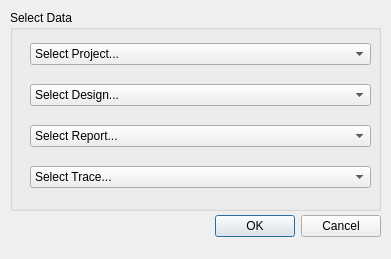
<?xml version="1.0" encoding="UTF-8"?>
<ui version="4.0">
 <class>Dialog</class>
 <widget class="QDialog" name="Dialog">
  <property name="geometry">
   <rect>
    <x>0</x>
    <y>0</y>
    <width>391</width>
    <height>259</height>
   </rect>
  </property>
  <property name="windowTitle">
   <string>Dialog</string>
  </property>
  <widget class="QDialogButtonBox" name="buttonBox">
   <property name="geometry">
    <rect>
     <x>40</x>
     <y>210</y>
     <width>341</width>
     <height>32</height>
    </rect>
   </property>
   <property name="orientation">
    <enum>Qt::Horizontal</enum>
   </property>
   <property name="standardButtons">
    <set>QDialogButtonBox::Cancel|QDialogButtonBox::Ok</set>
   </property>
  </widget>
  <widget class="QGroupBox" name="groupBox">
   <property name="geometry">
    <rect>
     <x>10</x>
     <y>10</y>
     <width>371</width>
     <height>201</height>
    </rect>
   </property>
   <property name="title">
    <string>Select Data</string>
   </property>
   <widget class="QWidget" name="">
    <property name="geometry">
     <rect>
      <x>20</x>
      <y>20</y>
      <width>341</width>
      <height>171</height>
     </rect>
    </property>
    <layout class="QVBoxLayout" name="verticalLayout">
     <item>
      <widget class="QComboBox" name="project_name_input">
       <item>
        <property name="text">
         <string>Select Project...</string>
        </property>
       </item>
      </widget>
     </item>
     <item>
      <widget class="QComboBox" name="design_name_input">
       <item>
        <property name="text">
         <string>Select Design...</string>
        </property>
       </item>
      </widget>
     </item>
     <item>
      <widget class="QComboBox" name="report_name_input">
       <item>
        <property name="text">
         <string>Select Report...</string>
        </property>
       </item>
      </widget>
     </item>
     <item>
      <widget class="QComboBox" name="trace_name_input">
       <item>
        <property name="text">
         <string>Select Trace...</string>
        </property>
       </item>
      </widget>
     </item>
    </layout>
   </widget>
  </widget>
 </widget>
 <resources/>
 <connections>
  <connection>
   <sender>buttonBox</sender>
   <signal>accepted()</signal>
   <receiver>Dialog</receiver>
   <slot>accept()</slot>
   <hints>
    <hint type="sourcelabel">
     <x>248</x>
     <y>254</y>
    </hint>
    <hint type="destinationlabel">
     <x>157</x>
     <y>274</y>
    </hint>
   </hints>
  </connection>
  <connection>
   <sender>buttonBox</sender>
   <signal>rejected()</signal>
   <receiver>Dialog</receiver>
   <slot>reject()</slot>
   <hints>
    <hint type="sourcelabel">
     <x>316</x>
     <y>260</y>
    </hint>
    <hint type="destinationlabel">
     <x>286</x>
     <y>274</y>
    </hint>
   </hints>
  </connection>
 </connections>
</ui>
